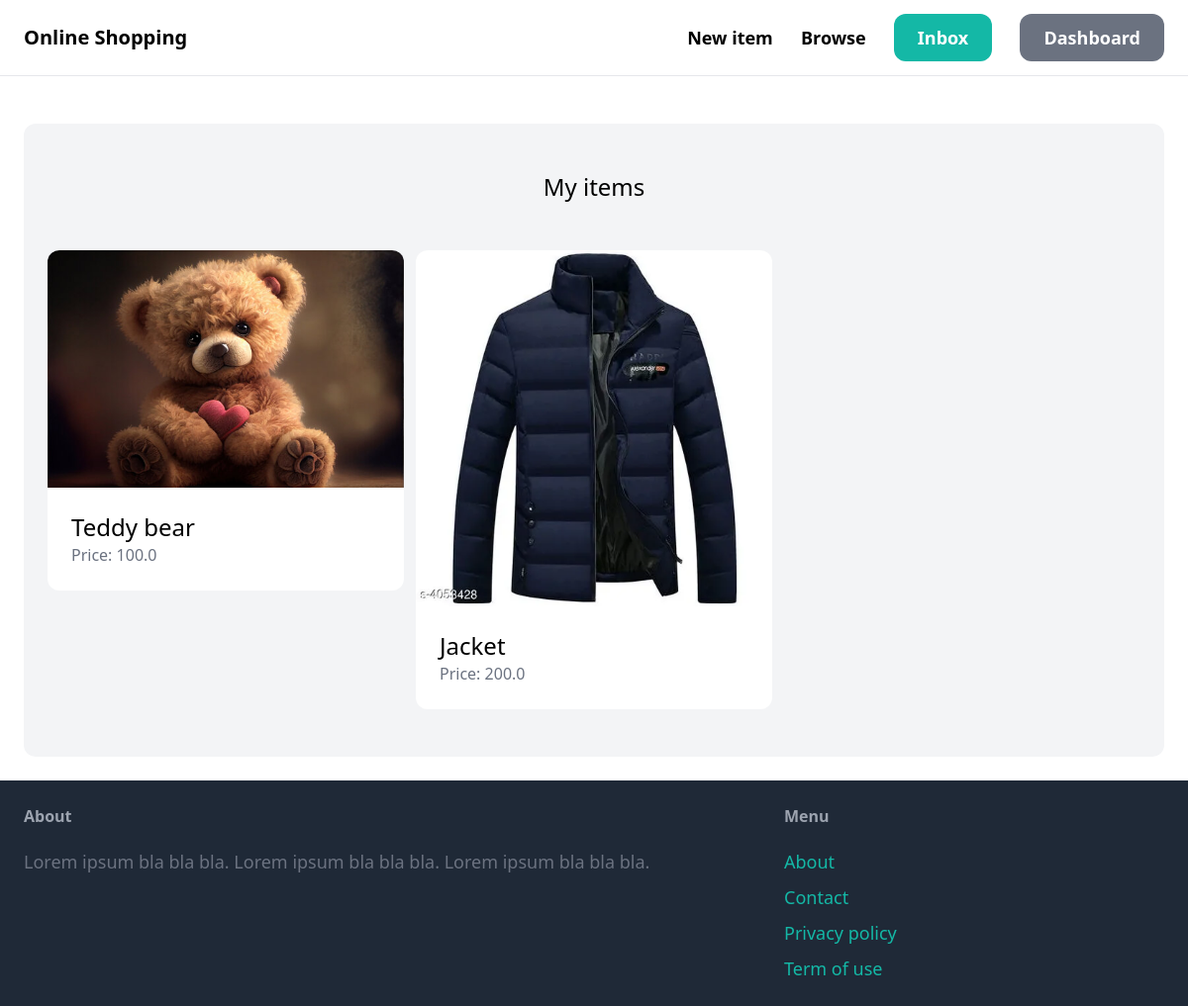
The page /dashboard/ (signed in) on the database its author committed.
### item/models.py (models this page shows, shortened)
class Item(models.Model):
    category = models.ForeignKey(Category, related_name='items', on_delete=models.CASCADE)
    name = models.CharField(max_length=255)
    description = models.TextField(blank=True, null=True)
    price = models.FloatField()
    image = models.ImageField(upload_to='item_images', blank=True, null=True)
    is_sold = models.BooleanField(default=False)
    created_by = models.ForeignKey(User, related_name='items', on_delete=models.CASCADE)
    created_at = models.DateTimeField(auto_now_add=True)

### dashboard/views.py (the view)
# urls.py: path('', views.index, name='index'),
@login_required
def index(request):
    items = Item.objects.filter(created_by=request.user)
    return render(request, 'dashboard/index.html', {
        'items': items,
    })

### dashboard/templates/dashboard/index.html (shortened to what this page needs)
{% extends 'core/base.html' %}
{% block content %}
    <div class="mt-6 px-6 py-12 bg-gray-100 rounded-xl">
        <h2 class="mb-12 text-2xl text-center">My items</h2>
        <div class="grid grid-cols-3 gap-3">
            {% for item in items %}
                <div>
                    <a href="{% url 'item:detail' item.id %}">
                        <div>
                            <img src="{{ item.image.url }}" class="rounded-t-xl">
                        </div>
                        <div class="p-6 bg-white rounded-b-xl">
                            <h2 class="text-2xl">{{ item.name }}</h2>
                            <p class="text-gray-500">Price: {{ item.price }}</p>
                        </div>
                    </a>
                </div>
            {% endfor %}
        </div>
    </div>
{% endblock %}

### rows shown on the page
Item: image (picture), name "Teddy bear", price "100.0"
Item: image (picture), name "Jacket", price "200.0"
